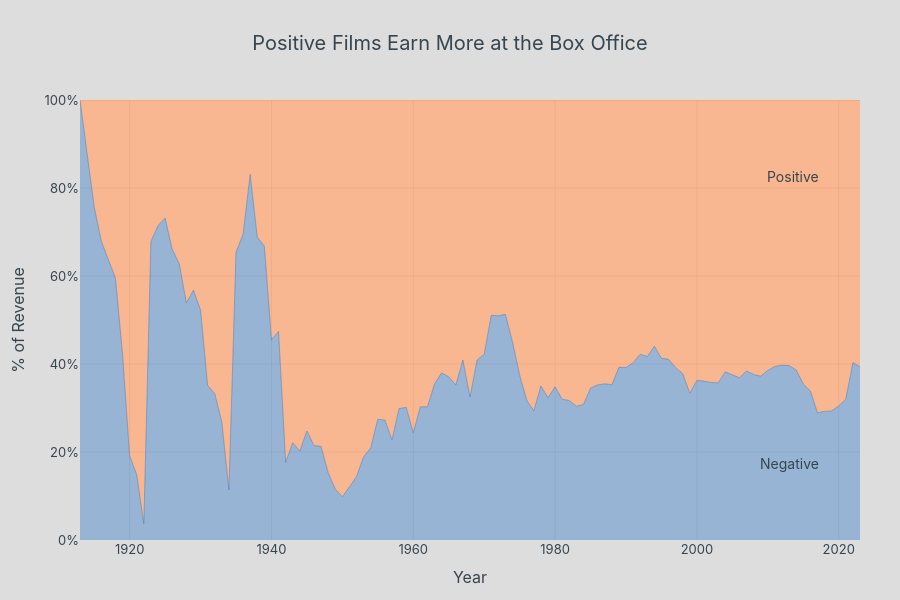

The code cell stored with this chart in its notebook:
### Code cell
def make_area_chart(df, sentiments=['positive', 'negative'], title='Positive Films Earn More at the Box Office'):
    data = (df.groupby(['year', 'sentiment_category'])['revenue']
              .sum()
              .unstack(fill_value=0)
              .reindex(columns=sentiments, fill_value=0))
    smoothed = data.rolling(5, min_periods=1, center=True).mean()
    stack_order = ['negative', 'positive']
    fig = go.Figure()
    for s in stack_order:
        if s not in sentiments:
            continue
        fig.add_trace(go.Scatter(
            x=smoothed.index, y=smoothed[s],
            name=s.capitalize(),
            mode='lines',
            line=dict(width=0.5, color=COLORS[s]),
            stackgroup='one',
            groupnorm='percent', #https://plotly.com/python/filled-area-plots/
        ))

    fig.update_layout(title=dict(text=title, x=0.5, font=dict(size=20, color=COLORS['text'])),
                      **layout_base, height=600)
    fig.add_annotation(text='Positive', xref='paper', yref='paper',
                        x=0.95, y=0.85, showarrow=False,
                        font=dict(size=14, color=COLORS['text']))
    fig.add_annotation(text='Negative', xref='paper', yref='paper',
                        x=0.95, y=0.15, showarrow=False,
                        font=dict(size=14, color=COLORS['text']))

    fig.update_xaxes(title='Year', showgrid=True, gridcolor=COLORS['grid'], zeroline=False)
    fig.update_yaxes(title='% of Revenue', showgrid=True, gridcolor=COLORS['grid'],
                     zeroline=False, range=[0, 100], ticksuffix='%')
    return fig
fig = make_area_chart(movies_df)
fig.show()
